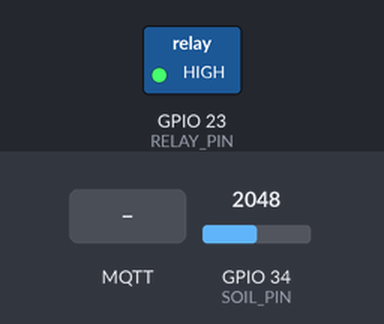
Recording of a sketch running on a simulated ESP32. On the bench: switched loads named in the sketch (green lamp = pin HIGH). The test bench sets the inputs (shaded band); at power-on: GPIO 34 (SOIL_PIN) = 2048. WiFi joins after 1.5 s; servers stay silent unless stated; no MQTT or app messages arrive unless stated; what the sketch prints to the serial monitor is not drawn.

Above: at 2.7 s.
2.8 s: MQTT message "ON" arrives on the first subscribed topic
At 3.4 s:
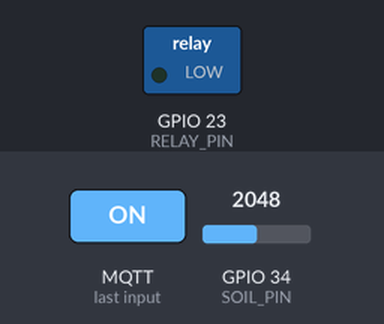
4.3 s: MQTT message "OFF" arrives on the first subscribed topic
At 5.7 s:
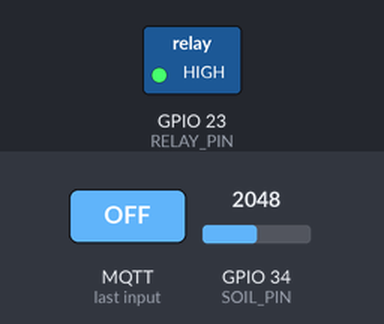
Timing chart, 0 to 7.3 s (numbered marks = the images above; inputs shaded):
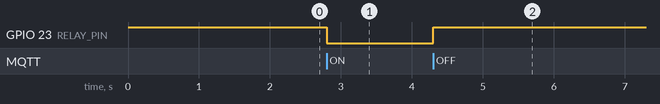

Measured:
- after the input at 2.8 s, GPIO 23 (RELAY_PIN): HIGH → LOW at once
- after the input at 4.3 s, GPIO 23 (RELAY_PIN): LOW → HIGH at once

The sketch:

smartfarm_esp32_real_sensor_ino_copy_20261001182352.ino
```cpp
#include <WiFi.h>
#include <PubSubClient.h>
#include <ArduinoJson.h>

const char* ssid = "singha wifi";
const char* password = "@e22mgp!1234";
const char* mqtt_server = "192.168.1.60";

const char* mqtt_user = "esp32_001";
const char* mqtt_pass = "123456"; // ใช้รหัสผ่านจริงที่ตั้งไว้

WiFiClient espClient;
PubSubClient client(espClient);

const char* clientID = "esp32_001";
const char* pubTopic = "farm/farm_001/zone/zone_01/sensor/soil_moisture_01/reading";
const char* subTopic = "farm/farm_001/zone/zone_01/actuator/water_pump_01/command";
const char* stateTopic = "farm/farm_001/zone/zone_01/actuator/water_pump_01/state";

// กำหนดพินควบคุมรีเลย์ (ใช้ GPIO 23 ที่ปลอดภัยต่อการ Boot)
const int RELAY_PIN = 23;

// รีเลย์ทั่วไปมักเป็น Active LOW (LOW = เปิด, HIGH = ปิด)
const boolean RELAY_ON = LOW;
const boolean RELAY_OFF = HIGH;

const int SOIL_PIN = 34;
unsigned long lastMsg = 0;
const long interval = 5000;

// ค่า Calibration ที่ได้จากฮาร์ดแวร์จริง
const int WET_RAW = 0;
const int DRY_RAW = 4095;

void setup_wifi() {
  delay(10);
  WiFi.begin(ssid, password);
  while (WiFi.status() != WL_CONNECTED) {
    delay(500);
    Serial.print(".");
  }
  Serial.println("\nWiFi connected");
}

void callback(char* topic, byte* payload, unsigned int length) {
  String message = "";
  for (int i = 0; i < length; i++) {
    message += (char)payload[i];
  }
  Serial.printf("Command received [%s]: %s\n", topic, message.c_str());

  // ตรวจสอบ Topic คำสั่งปั๊มน้ำ
  if (String(topic) == subTopic) {
    if (message == "ON") {
      digitalWrite(RELAY_PIN, RELAY_ON);
      Serial.println("-> Real Actuator: Water Pump turned ON");
      client.publish(stateTopic, "ON");
    } else if (message == "OFF") {
      digitalWrite(RELAY_PIN, RELAY_OFF);
      Serial.println("-> Real Actuator: Water Pump turned OFF");
      client.publish(stateTopic, "OFF");
    }
  }
}

void reconnect() {
  while (!client.connected()) {
    if (client.connect(clientID, mqtt_user, mqtt_pass)) {
      // Subscribe รับคำสั่งควบคุมแอคชูเอเตอร์
      client.subscribe(subTopic);
    } else {
      delay(5000);
    }
  }
}

void setup() {
  Serial.begin(115200);

  // ตั้งค่าพินรีเลย์และปิดการทำงานเริ่มต้นเพื่อความปลอดภัย
  pinMode(RELAY_PIN, OUTPUT);
  digitalWrite(RELAY_PIN, RELAY_OFF);

  setup_wifi();
  client.setServer(mqtt_server, 1883);
  client.setCallback(callback);
}

void loop() {
  if (!client.connected()) {
    reconnect();
  }
  client.loop();

  unsigned long now = millis();
  if (now - lastMsg > interval) {
    lastMsg = now;

    // 1. อ่านค่าดิบ
    int rawValue = analogRead(SOIL_PIN);

    // 2. คำนวณแปลงค่า Raw (0-4095) เป็นเปอร์เซ็นต์ความชื้น (0-100%)
    float moisturePercent = (1.0 - ((float)(rawValue - WET_RAW) / (DRY_RAW - WET_RAW))) * 100.0;

    // จำกัดค่าให้อยู่ในช่วง 0 ถึง 100 เสมอ
    if (moisturePercent < 0) moisturePercent = 0;
    if (moisturePercent > 100) moisturePercent = 100;

    // สร้าง JSON Payload
    JsonDocument doc;
    doc["message_id"] = String(millis());
    doc["device_id"] = "esp32_001";
    doc["zone_id"] = "zone_01";
    doc["sensor_code"] = "soil_moisture_01";
    doc["value"] = serialized(String(moisturePercent, 1));
    doc["unit"] = "%";
    doc["status"] = "valid";
    doc["raw_value"] = rawValue;

    char jsonBuffer[256];
    serializeJson(doc, jsonBuffer);

    Serial.print("Publishing calibrated soil moisture: ");
    Serial.println(jsonBuffer);
    client.publish(pubTopic, jsonBuffer);
  }
}
```
